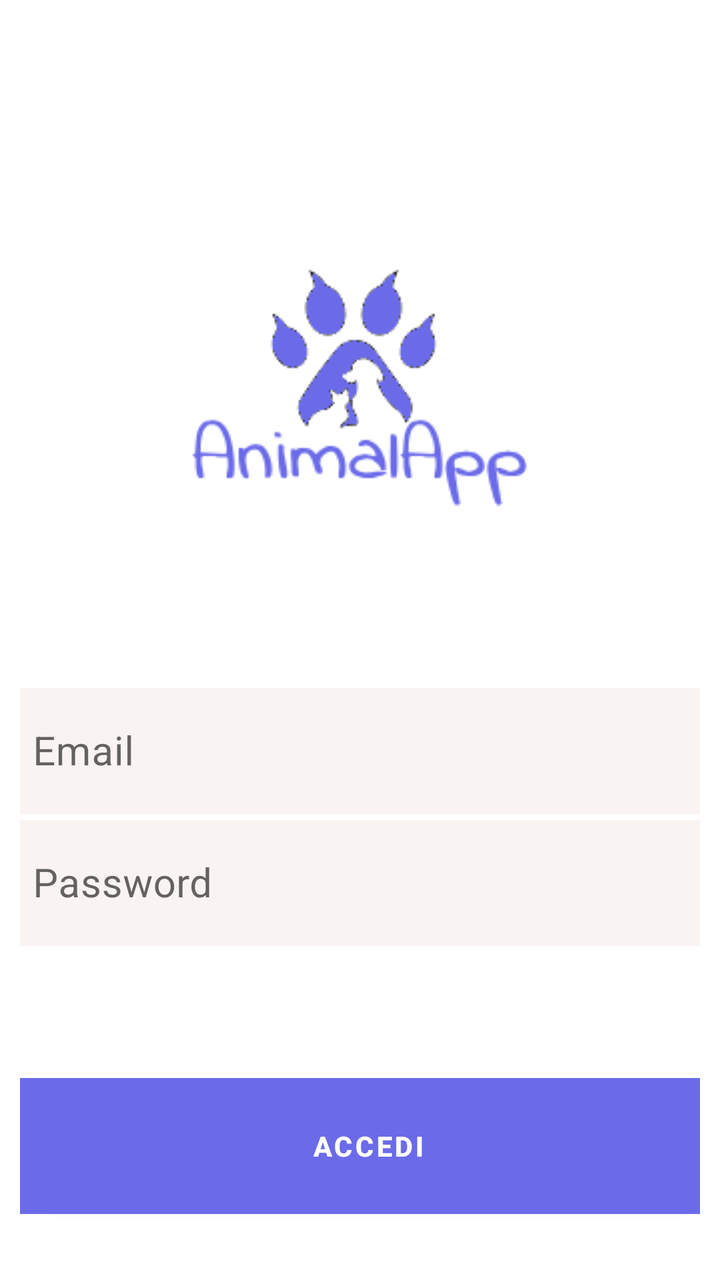
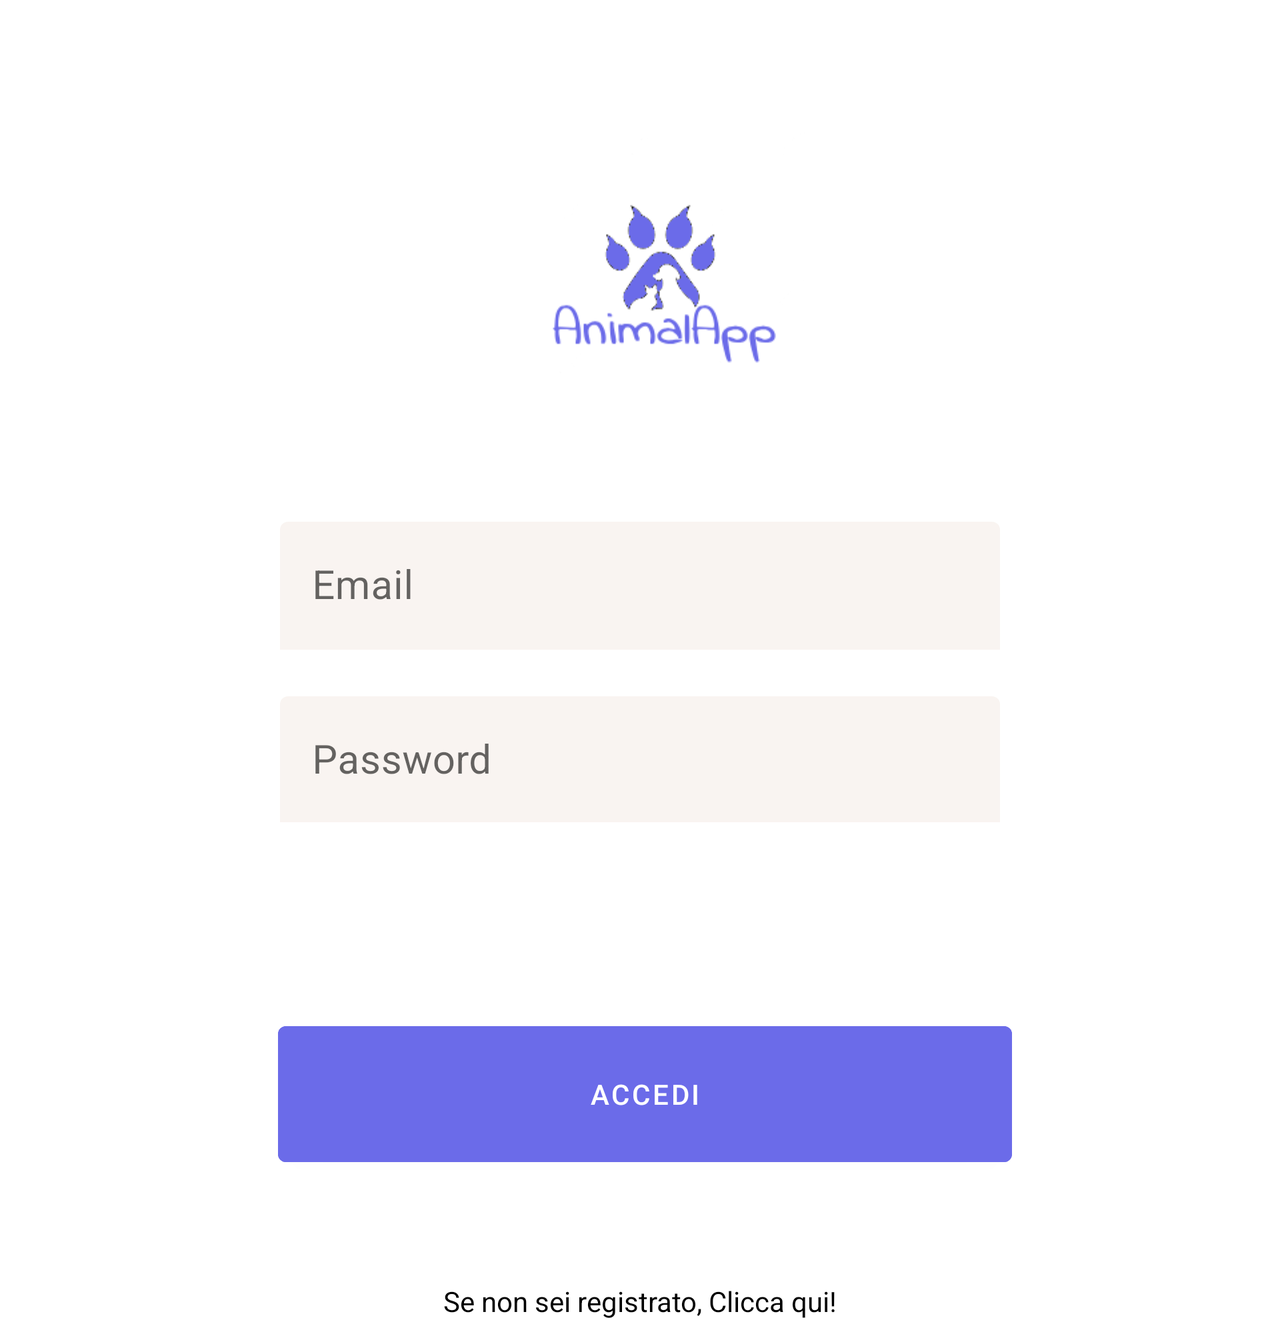

The same Android screen from two of the app's own layout files: first res/layout/ as a phone draws it, then the repository's variant for another configuration, drawn on a device whose configuration selects that folder. Both files follow.
<!-- AndroidManifest.xml: application theme Theme.AnimalApp -->
<!-- res/layout/activity_login.xml -->
<?xml version="1.0" encoding="utf-8"?>
<androidx.constraintlayout.widget.ConstraintLayout xmlns:android="http://schemas.android.com/apk/res/android"
    xmlns:app="http://schemas.android.com/apk/res-auto"
    xmlns:tools="http://schemas.android.com/tools"
    android:id="@+id/log"
    android:layout_width="match_parent"
    android:layout_height="match_parent"
    android:background="@color/white"
    android:gravity="center"
    android:orientation="vertical"
    android:padding="10dp"
    tools:context=".Login_Activity">


    <ImageView
        android:id="@+id/imageView"
        android:layout_width="wrap_content"
        android:layout_height="wrap_content"
        android:layout_marginTop="52dp"
        android:contentDescription="@string/log"
        android:src="@drawable/logo"
        app:layout_constraintEnd_toEndOf="parent"
        app:layout_constraintHorizontal_bias="0.473"
        app:layout_constraintStart_toStartOf="parent"
        app:layout_constraintTop_toTopOf="parent" />

    <com.google.android.material.textfield.TextInputLayout
        android:id="@+id/insert_email_address"
        android:layout_width="360dp"
        android:layout_height="66dp"
        android:layout_marginTop="54dp"
        app:boxStrokeWidth="0dp"
        app:boxStrokeWidthFocused="0dp"
        app:endIconMode="clear_text"
        app:errorEnabled="true"
        app:hintTextColor="@color/black"
        app:layout_constraintEnd_toEndOf="parent"
        app:layout_constraintStart_toStartOf="parent"
        app:layout_constraintTop_toBottomOf="@+id/imageView">

        <EditText
            android:id="@+id/email"
            android:layout_width="360dp"
            android:layout_height="64dp"
            android:layout_marginStart="0dp"
            android:layout_marginTop="3dp"
            android:layout_marginEnd="0dp"
            android:autofillHints=""
            android:backgroundTint="#90F5EBE6"
            android:hint="@string/email"
            android:inputType="textWebEmailAddress|text"
            android:minHeight="60dp"
            android:padding="10dp"
            android:textColorHint="#827717"
            android:textSize="20sp"
            tools:ignore="SpeakableTextPresentCheck,TextContrastCheck,TextContrastCheck" />
    </com.google.android.material.textfield.TextInputLayout>

    <com.google.android.material.textfield.TextInputLayout
        android:id="@+id/insert_password_address"
        android:layout_width="360dp"
        android:layout_height="66dp"
        android:layout_marginStart="0dp"
        android:layout_marginEnd="0dp"
        app:boxStrokeWidth="0dp"
        app:boxStrokeWidthFocused="0dp"
        app:endIconMode="clear_text"
        app:errorEnabled="true"
        app:hintTextColor="@color/black"
        app:layout_constraintEnd_toEndOf="parent"
        app:layout_constraintStart_toStartOf="parent"
        app:layout_constraintTop_toBottomOf="@+id/insert_email_address"
     >

        <EditText
            android:id="@+id/password"
            android:layout_width="360dp"
            android:layout_height="64dp"
            android:layout_marginStart="0dp"
            android:layout_marginTop="3dp"
            android:layout_marginEnd="0dp"
            android:backgroundTint="#90F5EBE6"
            android:hint="@string/password"
            android:importantForAutofill="no"
            android:inputType="textPassword"
            android:minHeight="60dp"
            android:padding="10dp"
            android:textSize="20sp"
            app:layout_constraintEnd_toEndOf="parent"
            app:layout_constraintHorizontal_bias="0.6"
            app:layout_constraintStart_toStartOf="parent"
            tools:ignore="SpeakableTextPresentCheck"
            tools:layout_editor_absoluteY="358dp" />

    </com.google.android.material.textfield.TextInputLayout>

    <Button
        android:id="@+id/login"
        android:layout_width="367dp"
        android:layout_height="80dp"
        android:layout_marginTop="60dp"
        android:backgroundTint="@color/main_color"
        android:text="@string/accedi"
        android:textColor="@color/white"
        android:textStyle="bold"
        app:layout_constraintEnd_toEndOf="parent"
        app:layout_constraintHorizontal_bias="0.363"
        app:layout_constraintStart_toStartOf="parent"
        app:layout_constraintTop_toBottomOf="@+id/insert_password_address" />

    <TextView
        android:id="@+id/txt_signup"
        android:layout_width="wrap_content"
        android:layout_height="wrap_content"
        android:layout_marginTop="24dp"
        android:text="@string/se_non_sei_registrato_clicca_qui"
        android:textColor="@color/black"
        app:layout_constraintEnd_toEndOf="parent"
        app:layout_constraintStart_toStartOf="parent"
        app:layout_constraintTop_toBottomOf="@+id/login" />


</androidx.constraintlayout.widget.ConstraintLayout>
<!-- resources referenced by this layout -->
<resources>
  <color name="black">#FF000000</color>
  <color name="main_color">#6b6be9</color>
  <color name="white">#FFFFFFFF</color>
  <!-- drawable logo: png bitmap (drawable, 5760 bytes) -->
  <string name="accedi">ACCEDI</string>
  <string name="email" translatable="false">Email</string>
  <string name="log" translatable="false">TODO</string>
  <string name="password" translatable="false">Password</string>
  <string name="se_non_sei_registrato_clicca_qui">Se non sei registrato, Clicca qui!</string>
  <style name="Theme.AnimalApp" parent="Base.Theme.AnimalApp" />
  <style name="Base.Theme.AnimalApp" parent="Theme.MaterialComponents.DayNight.DarkActionBar">
          
          
          <item name="colorPrimary">@color/main_color</item>
          <item name="colorPrimaryVariant">@color/white</item>
          <item name="colorOnPrimary">@color/black</item>
          
           <item name="colorSecondary">@color/main_color</item>
          <item name="colorSecondaryVariant">@color/white</item>
          <item name="colorOnSecondary">@color/black</item>
  
          <item name="android:statusBarColor">?attr/colorPrimaryVariant</item>
  
      </style>
</resources>
<!-- res/layout-land/activity_login.xml (the repository's variant of the layout above) -->
<!-- drawn on the phone turned sideways -->
<?xml version="1.0" encoding="utf-8"?>
<ScrollView xmlns:android="http://schemas.android.com/apk/res/android"
    xmlns:app="http://schemas.android.com/apk/res-auto"
    xmlns:tools="http://schemas.android.com/tools"
    android:layout_width="match_parent"
    android:layout_height="match_parent">

<androidx.constraintlayout.widget.ConstraintLayout
    android:id="@+id/log"
    android:layout_width="match_parent"
    android:layout_height="match_parent"
    android:background="@color/white"
    android:gravity="center"
    android:orientation="vertical"
    android:padding="10dp"
    tools:context=".LoginActivity">


    <ImageView
        android:id="@+id/imageView"
        android:layout_width="wrap_content"
        android:layout_height="150dp"
        android:layout_marginTop="44dp"
        android:contentDescription="@string/log"
        android:src="@drawable/logo"
        app:layout_constraintEnd_toEndOf="parent"
        app:layout_constraintHorizontal_bias="0.526"
        app:layout_constraintStart_toStartOf="parent"
        app:layout_constraintTop_toTopOf="parent" />


    <com.google.android.material.textfield.TextInputLayout
        android:id="@+id/insert_email_address"
        android:layout_width="wrap_content"
        android:layout_height="match_parent"
        android:layout_marginTop="54dp"
        app:boxStrokeWidth="0dp"
        app:boxStrokeWidthFocused="0dp"
        app:endIconMode="clear_text"
        app:errorEnabled="true"
        app:hintTextColor="@color/black"
        app:layout_constraintEnd_toEndOf="parent"
        app:layout_constraintStart_toStartOf="parent"
        app:layout_constraintTop_toBottomOf="@+id/imageView"
        app:startIconTint="@color/black">

        <EditText
            android:id="@+id/email"
            android:layout_width="360dp"
            android:layout_height="64dp"
            android:layout_marginStart="0dp"
            android:layout_marginTop="3dp"
            android:layout_marginEnd="0dp"
            android:autofillHints=""
            android:backgroundTint="#90F5EBE6"
            android:hint="@string/email"
            android:inputType="textWebEmailAddress|text"
            android:minHeight="60dp"
            android:padding="10dp"
            android:textColorHint="@color/black"
            android:textSize="20sp"
            tools:ignore="SpeakableTextPresentCheck,TextContrastCheck,TextContrastCheck" />
    </com.google.android.material.textfield.TextInputLayout>

    <com.google.android.material.textfield.TextInputLayout
        android:id="@+id/insert_password_address"
        android:layout_width="360dp"
        android:layout_height="66dp"
        android:layout_marginStart="0dp"
        android:layout_marginEnd="0dp"
        app:boxStrokeWidth="0dp"
        app:boxStrokeWidthFocused="0dp"
        app:endIconMode="clear_text"
        app:errorEnabled="true"
        app:hintTextColor="@color/black"
        app:layout_constraintEnd_toEndOf="parent"
        app:layout_constraintStart_toStartOf="parent"
        app:layout_constraintTop_toBottomOf="@+id/insert_email_address"
        app:startIconTint="@color/black">

        <EditText
            android:id="@+id/password"
            android:layout_width="360dp"
            android:layout_height="64dp"
            android:layout_marginStart="0dp"
            android:layout_marginTop="3dp"
            android:layout_marginEnd="0dp"
            android:backgroundTint="#90F5EBE6"
            android:hint="@string/password"
            android:importantForAutofill="no"
            android:inputType="textPassword"
            android:minHeight="60dp"
            android:padding="10dp"
            android:textSize="20sp"
            app:layout_constraintEnd_toEndOf="parent"
            app:layout_constraintHorizontal_bias="0.6"
            app:layout_constraintStart_toStartOf="parent"
            tools:ignore="SpeakableTextPresentCheck"
            tools:layout_editor_absoluteY="358dp" />

    </com.google.android.material.textfield.TextInputLayout>

    <Button
        android:id="@+id/login"
        android:layout_width="367dp"
        android:layout_height="80dp"
        android:layout_marginTop="96dp"
        android:backgroundTint="@color/main_color"
        android:text="@string/accedi"
        android:textColor="@color/white"
        app:layout_constraintEnd_toEndOf="parent"
        app:layout_constraintHorizontal_bias="0.51"
        app:layout_constraintStart_toStartOf="parent"
        app:layout_constraintTop_toBottomOf="@+id/insert_password_address" />

    <TextView
        android:id="@+id/txt_signup"
        android:layout_width="wrap_content"
        android:layout_height="wrap_content"
        android:layout_marginTop="54dp"
        android:text="@string/se_non_sei_registrato_clicca_qui"
        android:textColor="@color/black"
        app:layout_constraintEnd_toEndOf="parent"
        app:layout_constraintStart_toStartOf="parent"
        app:layout_constraintTop_toBottomOf="@+id/login" />


</androidx.constraintlayout.widget.ConstraintLayout>
</ScrollView>
